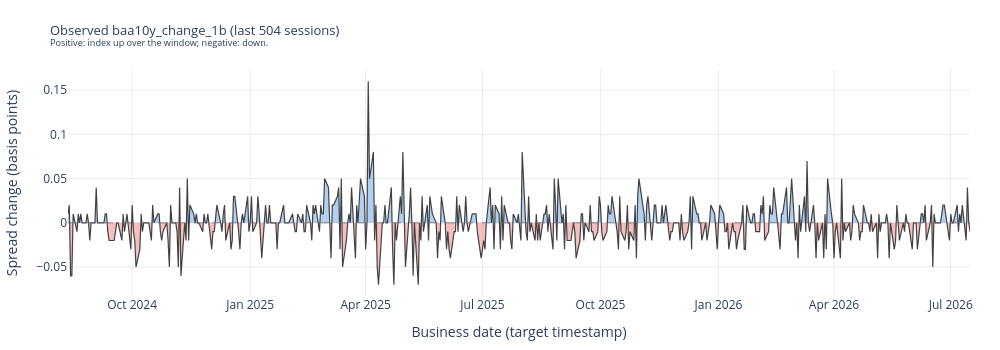

The code cell stored with this chart in its notebook:
### Code cell
fig = plotly_baa10y_spread_change_recent(svc, n_trading_days=504) # Approximately two years
fig

### Figure 1 — Plotly figure (JSON) as saved in the notebook; plotly's stock layout.template omitted (floating-point values rounded to 4 significant figures; data arrays with more than 128 entries replaced by an {"elided": "..."} marker saying what was removed)
{"data": [{"fill": "tozeroy", "fillcolor": "rgba(42, 120, 214, 0.35)", "hoverinfo": "skip", "mode": "none", "name": "Up", "type": "scatter", "x": {"elided": "652 str values"}, "y": {"elided": "652 float values"}}, {"fill": "tozeroy", "fillcolor": "rgba(227, 73, 72, 0.35)", "hoverinfo": "skip", "mode": "none", "name": "Down", "type": "scatter", "x": {"elided": "652 str values"}, "y": {"elided": "652 float values"}}, {"hovertemplate": "%{x|%Y-%m-%d}<br>%{y:+.2f} bp<extra></extra>", "line": {"color": "rgba(38, 38, 38, 0.85)", "width": 1.2}, "mode": "lines", "name": "baa10y_change_1b", "type": "scatter", "x": {"elided": "504 str values"}, "y": {"elided": "504 float values"}}], "layout": {"height": 350, "hovermode": "x unified", "margin": {"b": 50, "l": 60, "r": 30, "t": 70}, "shapes": [{"line": {"color": "rgb(115, 115, 115)", "dash": "dash", "width": 0.8}, "type": "line", "x0": 0, "x1": 1, "xref": "x domain", "y0": 0, "y1": 0, "yref": "y"}], "showlegend": false, "title": {"font": {"size": 13}, "text": "Observed baa10y_change_1b (last 504 sessions)<br><sup>Positive: index up over the window; negative: down.</sup>"}, "width": 1000, "xaxis": {"gridcolor": "rgba(0, 0, 0, 0.08)", "showgrid": true, "showspikes": true, "spikecolor": "rgba(120, 120, 120, 0.5)", "spikemode": "across", "spikesnap": "cursor", "spikethickness": 1, "title": {"text": "Business date (target timestamp)"}}, "yaxis": {"gridcolor": "rgba(0, 0, 0, 0.08)", "showgrid": true, "title": {"text": "Spread change (basis points)"}}}}
